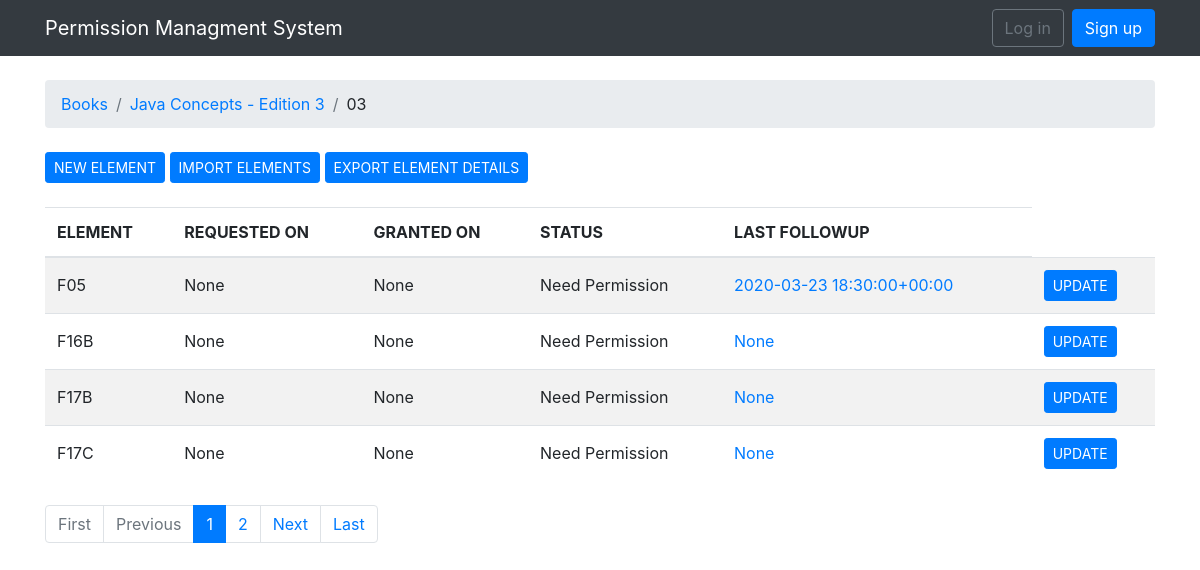
The page /books/17/16/ on the database as committed earlier.
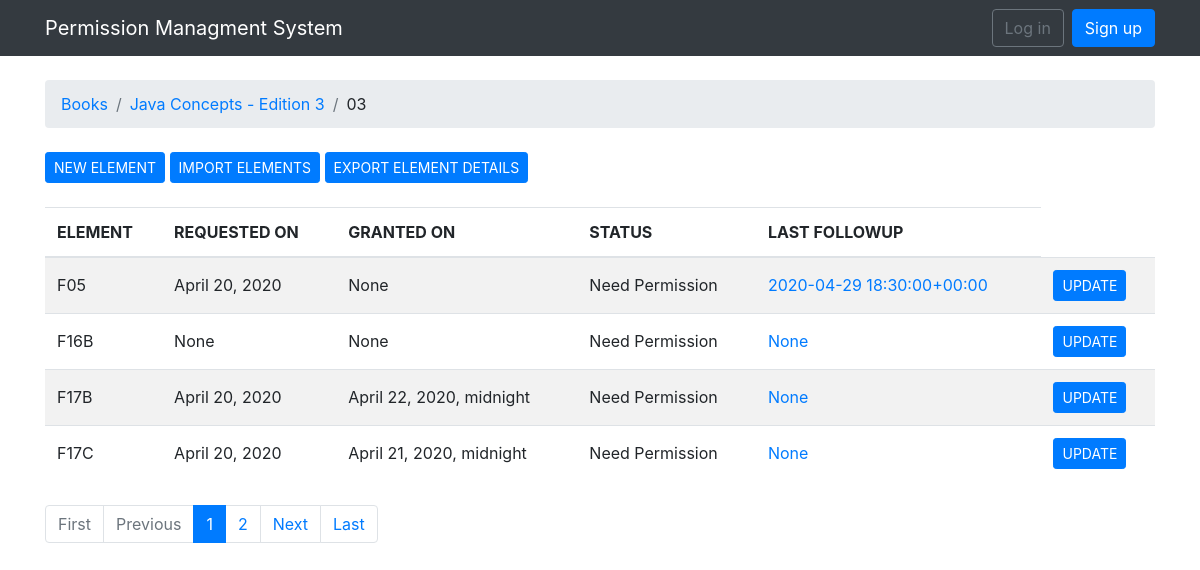
The same page on the database as committed later.
### permissions/models.py (models this page shows, shortened)
class Element(models.Model):
    unit = models.ForeignKey(Unit, null=True, related_name='elements', on_delete=models.CASCADE)
    element_number = models.CharField(max_length=30)
    specified_as = models.CharField(max_length=25, choices=SPECIFIED_CHOICES, blank=True)
    caption = models.TextField(max_length=300, null=True, blank=True)
    source = models.CharField(max_length=200, null=True, blank=True)
    credit_line = models.TextField(max_length=300, null=True, blank=True)
    status = models.CharField(max_length=25, choices=STATUS_CHOICES, blank=True)
    source_link = models.CharField(max_length=150, null=True, blank=True)
    title = models.CharField(max_length=200, null=True, blank=True)
    rh_email = models.EmailField(null=True)
    alt_email = models.EmailField(null=True, blank=True)
    rh_address = models.TextField(max_length=300, null=True, blank=True)
    phone = models.CharField(max_length=20, null=True, blank=True)
    fax = models.CharField(max_length=20, null=True, blank=True)
    insert_1 = models.CharField(max_length=200, null=True, blank=True)
    jbl_rh_name = models.CharField(max_length=75, null=True, blank=True)
    file_location = models.CharField(max_length=200, null=True, blank=True)
    file_name = models.CharField(max_length=80, null=True, blank=True)
    requested_on = models.DateField(null=True, blank=True)
    granted_on = models.DateTimeField(null=True, blank=True)
    created_at = models.DateField(auto_now_add=True)
    updated_at = models.DateField(null=True, blank=True)
    created_by = models.ForeignKey(User, null=True, blank=True, related_name='+', on_delete=models.CASCADE)
    updated_by = models.ForeignKey(User, null=True, blank=True, related_name='+', on_delete=models.CASCADE)
    active = models.BooleanField(default=True)
    def get_last_followup(self):
        return FollowUp.objects.filter(element=self).order_by('followedup_at').last()

class FollowUp(models.Model):
    element = models.ForeignKey(Element, null=True, related_name='follow_up', on_delete=models.CASCADE)
    followedup_at = models.DateTimeField(null=True)
    followedup_by = models.ForeignKey(User, null=True, blank=True, related_name="+", on_delete=models.CASCADE)
    def __str__(self):
        return str(self.followedup_at)

### permissions/views.py (the view)
# urls.py: url(r'^books/(?P<pk>\d+)/(?P<pk1>\d+)/$', views.ElementsListView.as_view(), name='unit_elements'),
class ElementsListView(ListView):
    model = Element
    context_object_name = 'elements'
    paginate_by = 4
    template_name = 'elements.html'
    def get_context_data(self, **kwargs):
        kwargs['unit'] = self.unit
        return super().get_context_data(**kwargs)
    def get_queryset(self):
        self.unit = get_object_or_404(Unit, book__pk=self.kwargs.get('pk'), pk=self.kwargs.get('pk1'))
        queryset = self.unit.elements.order_by('element_number')
        return queryset

### templates/elements.html (shortened to what this page needs)
{% extends 'base.html' %}
{% load humanize %}
{% block breadcrumb %}
  <li class="breadcrumb-item"><a href="{% url 'home'%}">Books</a></li>
  <li class="breadcrumb-item"><a href="{% url 'book_units' unit.book.pk%}">{{unit.book.title}}</a></li>
  <li class="breadcrumb-item" active>{{ unit.chapter_number }}</li>
{% endblock %}
{% block content %}
<div class="mb-4">
    <a href="{% url 'new_element' unit.book.pk unit.pk%}" class="btn btn-primary btn-sm">NEW ELEMENT</a>
    <a href="{% url 'import_elements' unit.book.pk unit.pk%}" class="btn btn-primary btn-sm">IMPORT ELEMENTS</a>
    <a href="{% url 'export_elements' unit.book.pk unit.pk%}" class="btn btn-primary btn-sm">EXPORT ELEMENT DETAILS</a>
</div>
<table class="table table-striped mb-4">
  <thead class="thead-inverse">
    <tr>
      <th>ELEMENT</th>
      <th>REQUESTED ON</th>
      <th>GRANTED ON</th>
      <th>STATUS</th>
      <th>LAST FOLLOWUP</th>
    </tr>
  </thead>
  <tbody>
    {% for element in elements %}
      <tr>
        <td class="align-middle">{{ element.element_number }}</td>
        <td class="align-middle">{{ element.requested_on }}</td>
        <td class="align-middle">{{ element.granted_on }}</td>
        <td class="align-middle">{{ element.status }}</td>
        <td class="align-middle"><a href="{% url 'element_followups' unit.book.pk unit.pk element.pk%}">{{ element.get_last_followup|naturalday }}</a></td>
        <td class="align-middle"><a href="{% url 'edit_element' unit.book.pk unit.pk element.pk%}" class="btn btn-primary btn-sm" role="button">UPDATE</a></td>
      </tr>
    {% endfor %}
  </tbody>
</table>
{% include 'includes/pagination.html' %}
{% endblock %}

Rows that differ between the two databases and show on the page:
changed Element (number 1 of 4 on the later page): requested_on "None" → "April 20, 2020"; get_last_followup "2020-03-23 18:30:00+00:00" → "2020-04-29 18:30:00+00:00"
changed Element: requested_on "None" → "April 20, 2020"; granted_on "None" → "April 22, 2020, midnight"
changed Element: requested_on "None" → "April 20, 2020"; granted_on "None" → "April 21, 2020, midnight"
